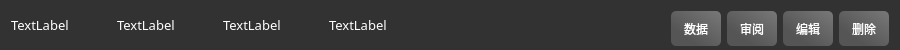
<?xml version="1.0" encoding="UTF-8"?>
<ui version="4.0">
 <class>MyScrollWidget</class>
 <widget class="QWidget" name="MyScrollWidget">
  <property name="geometry">
   <rect>
    <x>0</x>
    <y>0</y>
    <width>900</width>
    <height>50</height>
   </rect>
  </property>
  <property name="minimumSize">
   <size>
    <width>0</width>
    <height>40</height>
   </size>
  </property>
  <property name="maximumSize">
   <size>
    <width>16777215</width>
    <height>50</height>
   </size>
  </property>
  <property name="windowTitle">
   <string>Form</string>
  </property>
  <property name="styleSheet">
   <string notr="true">background-color: rgb(50, 50, 50);
border-radius: 5px;
padding: 0px;</string>
  </property>
  <layout class="QHBoxLayout" name="horizontalLayout">
   <item>
    <widget class="QLabel" name="labelAppName">
     <property name="minimumSize">
      <size>
       <width>60</width>
       <height>0</height>
      </size>
     </property>
     <property name="maximumSize">
      <size>
       <width>120</width>
       <height>16777215</height>
      </size>
     </property>
     <property name="font">
      <font>
       <family>微软雅黑 Light</family>
       <pointsize>10</pointsize>
      </font>
     </property>
     <property name="styleSheet">
      <string notr="true">color: rgb(255, 255, 255);
background-color: transparent;</string>
     </property>
     <property name="text">
      <string>TextLabel</string>
     </property>
    </widget>
   </item>
   <item>
    <spacer name="horizontalSpacer_1">
     <property name="orientation">
      <enum>Qt::Horizontal</enum>
     </property>
     <property name="sizeType">
      <enum>QSizePolicy::Fixed</enum>
     </property>
     <property name="sizeHint" stdset="0">
      <size>
       <width>40</width>
       <height>20</height>
      </size>
     </property>
    </spacer>
   </item>
   <item>
    <widget class="QLabel" name="labelAppVer">
     <property name="minimumSize">
      <size>
       <width>60</width>
       <height>0</height>
      </size>
     </property>
     <property name="maximumSize">
      <size>
       <width>120</width>
       <height>16777215</height>
      </size>
     </property>
     <property name="font">
      <font>
       <family>微软雅黑 Light</family>
       <pointsize>10</pointsize>
      </font>
     </property>
     <property name="styleSheet">
      <string notr="true">color: rgb(255, 255, 255);
background-color: transparent;</string>
     </property>
     <property name="text">
      <string>TextLabel</string>
     </property>
    </widget>
   </item>
   <item>
    <spacer name="horizontalSpacer_2">
     <property name="orientation">
      <enum>Qt::Horizontal</enum>
     </property>
     <property name="sizeType">
      <enum>QSizePolicy::Fixed</enum>
     </property>
     <property name="sizeHint" stdset="0">
      <size>
       <width>40</width>
       <height>20</height>
      </size>
     </property>
    </spacer>
   </item>
   <item>
    <widget class="QLabel" name="labelCMTNum">
     <property name="minimumSize">
      <size>
       <width>60</width>
       <height>0</height>
      </size>
     </property>
     <property name="maximumSize">
      <size>
       <width>120</width>
       <height>16777215</height>
      </size>
     </property>
     <property name="font">
      <font>
       <family>微软雅黑 Light</family>
       <pointsize>10</pointsize>
      </font>
     </property>
     <property name="styleSheet">
      <string notr="true">color: rgb(255, 255, 255);
background-color: transparent;</string>
     </property>
     <property name="text">
      <string>TextLabel</string>
     </property>
    </widget>
   </item>
   <item>
    <spacer name="horizontalSpacer_3">
     <property name="orientation">
      <enum>Qt::Horizontal</enum>
     </property>
     <property name="sizeType">
      <enum>QSizePolicy::Fixed</enum>
     </property>
     <property name="sizeHint" stdset="0">
      <size>
       <width>40</width>
       <height>20</height>
      </size>
     </property>
    </spacer>
   </item>
   <item>
    <widget class="QLabel" name="labelLastTime">
     <property name="minimumSize">
      <size>
       <width>120</width>
       <height>0</height>
      </size>
     </property>
     <property name="maximumSize">
      <size>
       <width>160</width>
       <height>16777215</height>
      </size>
     </property>
     <property name="font">
      <font>
       <family>微软雅黑 Light</family>
       <pointsize>10</pointsize>
      </font>
     </property>
     <property name="styleSheet">
      <string notr="true">color: rgb(255, 255, 255);
background-color: transparent;</string>
     </property>
     <property name="text">
      <string>TextLabel</string>
     </property>
    </widget>
   </item>
   <item>
    <spacer name="horizontalSpacer">
     <property name="orientation">
      <enum>Qt::Horizontal</enum>
     </property>
     <property name="sizeHint" stdset="0">
      <size>
       <width>40</width>
       <height>20</height>
      </size>
     </property>
    </spacer>
   </item>
   <item>
    <widget class="QPushButton" name="btn_data">
     <property name="minimumSize">
      <size>
       <width>50</width>
       <height>35</height>
      </size>
     </property>
     <property name="maximumSize">
      <size>
       <width>80</width>
       <height>50</height>
      </size>
     </property>
     <property name="styleSheet">
      <string notr="true">QPushButton{
background-color: qlineargradient(spread:repeat, x1:0, y1:1, x2:1, y2:0, stop:0.272727 rgba(85, 85, 85, 255), stop:1 rgba(120, 120, 120, 255));
border-color: rgb(100, 100, 100);
color: rgb(255, 255, 255);
border:2px;
border-radius:5px;
}
QPushButton:hover {
   background-color: qlineargradient(spread:repeat, x1:0, y1:1, x2:1, y2:0, stop:0.272727 rgba(120, 120, 120, 255), stop:1 rgba(85, 85, 85, 255));
}
QPushButton:pressed {
    padding-left: 5px;
    padding-top: 5px;
    background-color: rgb(120, 120, 120);
}</string>
     </property>
     <property name="text">
      <string>数据</string>
     </property>
    </widget>
   </item>
   <item>
    <widget class="QPushButton" name="btn_correct">
     <property name="minimumSize">
      <size>
       <width>50</width>
       <height>35</height>
      </size>
     </property>
     <property name="maximumSize">
      <size>
       <width>80</width>
       <height>50</height>
      </size>
     </property>
     <property name="styleSheet">
      <string notr="true">QPushButton{
background-color: qlineargradient(spread:repeat, x1:0, y1:1, x2:1, y2:0, stop:0.272727 rgba(85, 85, 85, 255), stop:1 rgba(120, 120, 120, 255));
border-color: rgb(100, 100, 100);
color: rgb(255, 255, 255);
border:2px;
border-radius:5px;
}
QPushButton:hover {
   background-color: qlineargradient(spread:repeat, x1:0, y1:1, x2:1, y2:0, stop:0.272727 rgba(120, 120, 120, 255), stop:1 rgba(85, 85, 85, 255));
}
QPushButton:pressed {
    padding-left: 5px;
    padding-top: 5px;
    background-color: rgb(120, 120, 120);
}</string>
     </property>
     <property name="text">
      <string>审阅</string>
     </property>
    </widget>
   </item>
   <item>
    <widget class="QPushButton" name="btn_edit">
     <property name="minimumSize">
      <size>
       <width>50</width>
       <height>35</height>
      </size>
     </property>
     <property name="maximumSize">
      <size>
       <width>80</width>
       <height>50</height>
      </size>
     </property>
     <property name="styleSheet">
      <string notr="true">QPushButton{
background-color: qlineargradient(spread:repeat, x1:0, y1:1, x2:1, y2:0, stop:0.272727 rgba(85, 85, 85, 255), stop:1 rgba(120, 120, 120, 255));
border-color: rgb(100, 100, 100);
color: rgb(255, 255, 255);
border:2px;
border-radius:5px;
}
QPushButton:hover {
   background-color: qlineargradient(spread:repeat, x1:0, y1:1, x2:1, y2:0, stop:0.272727 rgba(120, 120, 120, 255), stop:1 rgba(85, 85, 85, 255));
}
QPushButton:pressed {
    padding-left: 5px;
    padding-top: 5px;
    background-color: rgb(120, 120, 120);
}</string>
     </property>
     <property name="text">
      <string>编辑</string>
     </property>
    </widget>
   </item>
   <item>
    <widget class="QPushButton" name="btn_delete">
     <property name="minimumSize">
      <size>
       <width>50</width>
       <height>35</height>
      </size>
     </property>
     <property name="maximumSize">
      <size>
       <width>80</width>
       <height>50</height>
      </size>
     </property>
     <property name="styleSheet">
      <string notr="true">QPushButton{
background-color: qlineargradient(spread:repeat, x1:0, y1:1, x2:1, y2:0, stop:0.272727 rgba(85, 85, 85, 255), stop:1 rgba(120, 120, 120, 255));
border-color: rgb(100, 100, 100);
color: rgb(255, 255, 255);
border:2px;
border-radius:5px;
}
QPushButton:hover {
   background-color: qlineargradient(spread:repeat, x1:0, y1:1, x2:1, y2:0, stop:0.272727 rgba(120, 120, 120, 255), stop:1 rgba(85, 85, 85, 255));
}
QPushButton:pressed {
    padding-left: 5px;
    padding-top: 5px;
    background-color: rgb(120, 120, 120);
}</string>
     </property>
     <property name="text">
      <string>删除</string>
     </property>
    </widget>
   </item>
  </layout>
 </widget>
 <resources/>
 <connections/>
</ui>
